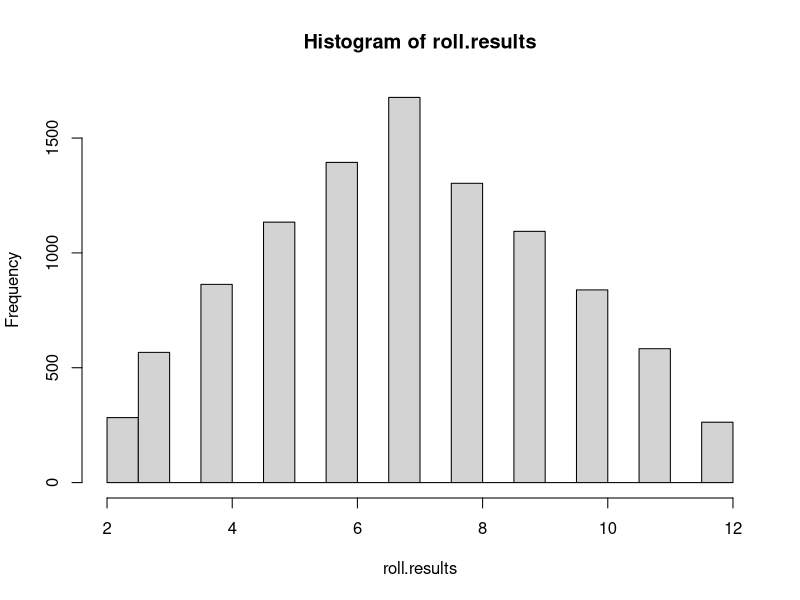
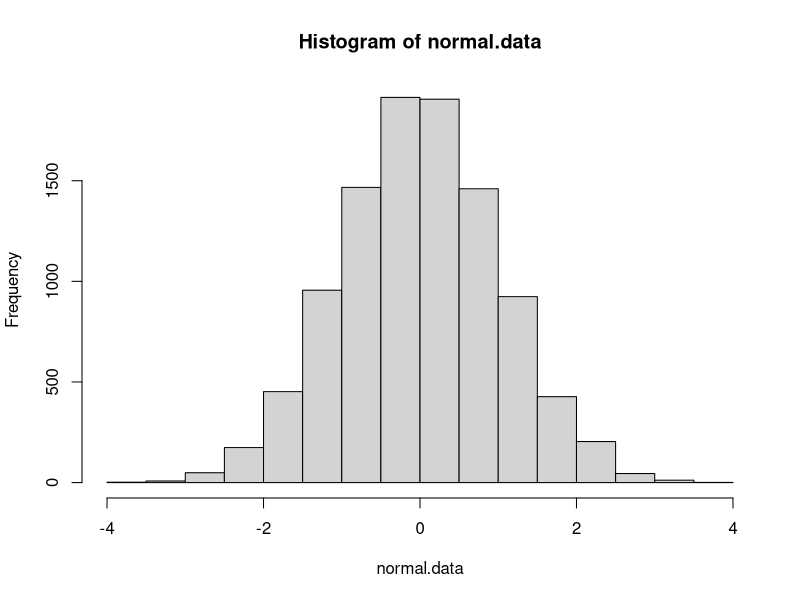
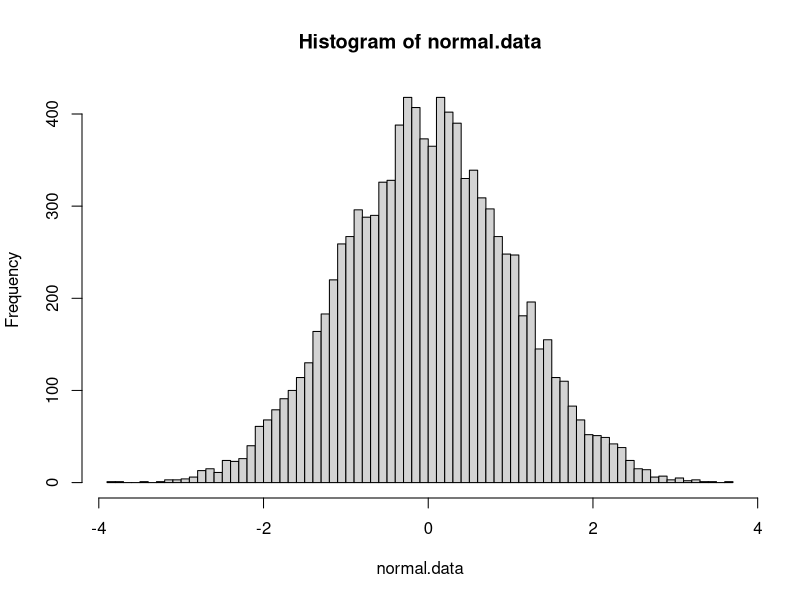

Write the R code that produced these figures, in order.
# for loops ####

# sometimes we want to repeat a section of code making a small change
# each time. a for loop allows us to do this without rewriting code 
# unnecessarily. here's an example:

for(i in 1:10){
  print(i)
}

# if you run the code above, the print statement executes 10 times.
# the first time it executes, i is 1. the second time i is 2. and so on.

# let's look a little more carefully at the piece of the for loop inside the
# parentheses. the first part declares the name of a variable. this can be
# whatever you want. the "in" keyword separates the name of the variable
# from the values that the variable will take. those are specified to the right.
# in the above example, we use the array of integers from 1 to 10, declared
# with the : operator.

# note that the values that the variable takes can be any kind of array/vector,
# such as the following examples.

for(word in c('four','score','and','seven','years')){
  print(word)
}

for(odd.number in c(1,3,5,7,9)){
  print(odd.number)
}

for(even.number in seq(from=2, to=20, by=2)){
  print(even.number)
}

# write a for loop that prints every integer from 1 to 100 and if the number is divisble
# by 5. for example, the first few print outs should be:
# 1 is not divisible by 5
# 2 is not divisible by 5
# 3 is not divisible by 5
# 4 is not divisible by 5
# 5 is divisible by 5
# 6 is not divisible by 5

# hint: two helpful functions will be paste() and the modulus %% operator.

for(i in 1:100){
  if(i %% 5 == 0){
    print(paste(i, "is divisible by 5"))
  }
  if(i %% 5 != 0){
    print(paste(i, "is not divisible by 5"))
  }
}

# another thing that we sometimes want to do with a for loop is to store the results
# of the loop in a data structure. the following code creates an array and puts a random
# number in each element of the array (there are faster ways to do this in R, this example
# is just for pedagogical purposes)

random.numbers <- numeric()
for(i in 1:100){
  random.numbers[i] <- rnorm(1,mean=0,sd=1)
}

# using a for loop, create a new array that is 2 items shorter than the random.numbers array
# created above. each element in this array should be the average of the three neighboring items
# in random.numbers (we are applying a simple smoothing function to the data). for example,
# the first element in the array would be the average of random.numbers[1:3], the second would
# be the average of random.numbers[2:4], and so on.

running.average <- numeric()
for(i in 2:(length(random.numbers)-1)){
  running.average[i-1] <- mean(random.numbers[(i-1):(i+1)])
}

# while loops ####

# a different kind of loop is a while loop. a while loop runs while some statement is true.
# once the statement is no longer true, it stops. for example, the following code will run
# until i < 10 is no longer true.

i <- 0
while(i < 10){
  print(i)
  i <- i + 1
}

# while loops can be useful when you don't know exactly how many times you need to 
# repeat code. for example, if your code has some element of randomness. the following
# code will run until the number 4 is randomly chosen

num_loops <- 0
while(sample(1:10, 1) != 4){
  num_loops <- num_loops + 1
}
print(num_loops)

# write a while loop that generates three random integers between 1 and 6, and stops
# when they are all the same number. count the number of loops that it takes.

numbers <- sample(1:6, 3, replace=T) # generate three random numbers
num_loops <- 0
while(numbers[1] != numbers[2] || numbers[2] != numbers[3]){
  numbers <- sample(1:6, 3, replace=T)
  num_loops <- num_loops + 1
}
print(num_loops)

# replicate ####

# R has lots of built in methods to avoid for loops. one of those methods is replicate().
# replicate() lets us run a function repeatedly and store the result of each run in an array.
# this is really useful for monte carlo simulations, where we run a function that has some
# stochastic element over and over again to calculate long-run probabilities.

# first, write a function below that simulates a roll of 2 six-sided dice. (each die has an
# equal probability of generating each integer between 1 and 6).

dice.roll <- function(){
  return(sum(sample(1:6, 2, replace=T)))
}

# we can use replicate to simulate rolling a pair of dice thousands of times and observing
# the empirical probability of these events.

roll.results <- replicate(10000, dice.roll())

# the actual probability of getting a 2 is 1/36. can you determine what proportion of the
# simulated rolls are 2? how close is it to 1/36?

sum(roll.results == 2) / length(roll.results)
1 / 36

# hist ####

# a useful function for visualizing distributions, like the simulated dice rolls, is the
# hist() function (short for histogram). here's a histogram for the roll.results generated
# above:

hist(roll.results)

# sometimes you'll want to tweak the settings of the plot, especially the number of different
# bins in the histogram. for example, here's a set of random numbers generated from a normal
# distribution with mean 0 and standard deviation 1:

normal.data <- rnorm(10000, mean=0,sd=1)
hist(normal.data)

# the above histogram does an OK job, but with 10,000 data points we can afford to use
# narrower bins and get a better picture of the data:

hist(normal.data, breaks=100)

# matrix ####

# when we create arrays with c(), we call these one-dimensional arrays. it's like
# creating a single row (or column) of data on a spreadsheet. sometimes we need to 
# store two-dimensional data. for this, R has a function called matrix()

m <- matrix(1:10, nrow=2)

# run the code above, and then click the m object in the Environment pane (top-right)
# to open the matrix object. notice that the matrix has 2 rows and 5 columns. R 
# automatically figured out that we needed 5 columns, based on the number of data
# points and the number of rows. also note that the data are added by column. the
# first column has 1, 2, instead of the first row having 1, 2, 3, 4, 5. using the help
# function (?matrix) or a google search, figure out how to generate the matrix so the 
# data are added by row. if done correctly the matrix should look like this:

# 1 2 3 4 5
# 6 7 8 9 10

m <- matrix(1:10, nrow=2, byrow=T)
m

# to extract values from the matrix, we use the same array brackets as before []. 
# but, we can specify both dimensions. for example,

row <- 1
column <- 3
m[row, column] # should be 3 for the matrix created by row, or 5 for the created matrix by column.

# one other thing you can do is extract an entire row or column, simply by not specifying a value
# for the other dimension

m[row, ] # extracts the entire row
m[, column] # extract the entire column

# create a 10x10 matrix filled with 100 random integers between 1 and 4. then extract the 2nd row
# of the matrix and calculate the sum of all the values in that row.
# hint: no loops are necessary! check out the size and replace arguments of sample (?sample). 

random.matrix <- matrix(sample(1:4, size=100, replace=T),nrow=10)
sum(random.matrix[2,])

# finally, you can also extract just a piece of a matrix.

five.by.five <- matrix(1:25, nrow=5)
three.by.three <- five.by.five[1:3, 2:4]

# the above code creates a 5x5 matrix, and then selects rows 1-3 and columns 2-4 of that matrix
# to extract a subset.

# write code to extract a 2x2 matrix, containing just the EVEN columns and rows of the
# five.by.five matrix. hint: use c() to create lists of non-consecutive integers.

five.by.five[c(2,4), c(2,4)]

# max(), min(), which(), and sample() ####

# max() and min() return the maximum and minimum value of a set of numbers.

max(1:25)
min(1:25)

# which() returns the LOCATION of specified items in an array or matrix

wheres.waldo <- c('Not Waldo', 'Not Waldo', 'Waldo', 'Not Waldo')
which(wheres.waldo == 'Waldo') 

# sample(), in addition to generating random numbers, can also be used to reorder an
# array:

in.order <- 1:100
random.order <- sample(in.order)
print(random.order)

# this works because by default sample returns a number of samples equal to the set of
# items being sampled from, and it samples without replacement (meaning each item can
# only be sampled one time).

# put together the four functions above (min(), max(), which(), and sample()) to generate
# an array containing the integers 1-50 in a random order, and find the LOCATION of the minimum
# and maximum values in the array.

array.search <- sample(1:50)
which(array.search == min(array.search))
which(array.search == max(array.search))
